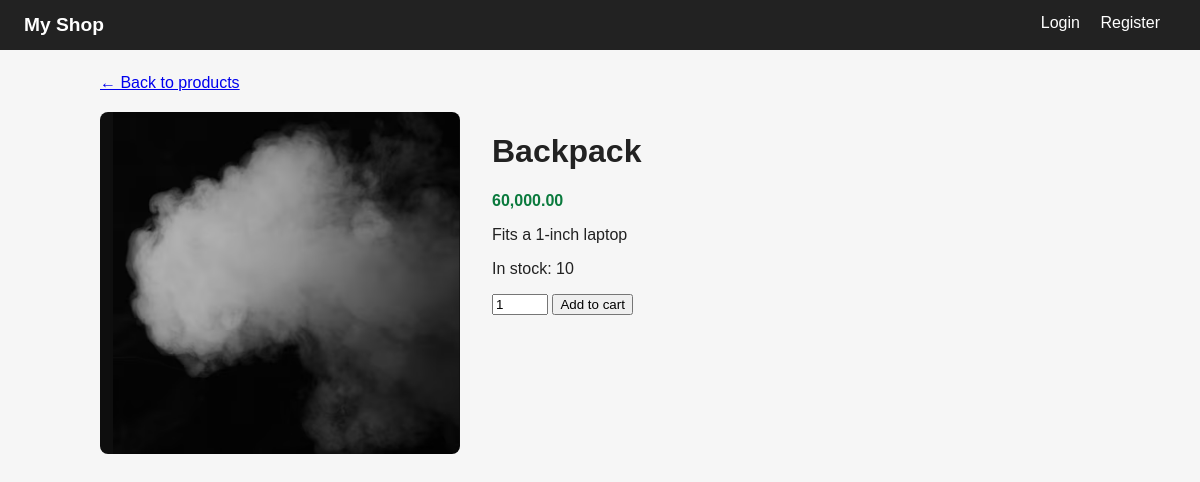
The app's page /products/3 with its own data.
### models.py (models this page shows)
class Product(SQLModel, table=True):
    id:Optional[int] = Field(default=None, primary_key=True)
    name:str
    description: str = ""
    price: float
    image: str = "placeholder.jpg"
    stock: int =10

### routers/products.py (the view)
@router.get ("/products/{product_id}")
def product_detail(
    product_id:int,
    request: Request,
    db: Session = Depends(get_db),
    user= Depends(get_optional_user),
    ):
    product = db.get(Product, product_id)
    if not product:
        raise HTTPException(status_code=404, detail="Product not found")
    return templates.TemplateResponse(
        request, "product_detail.html", {"product":product, "user": user}
    )

### templates/product_detail.html (shortened to what this page needs)
{% extends "base.html" %}
{% block content %}
<a href="/">&larr; Back to products</a>
<div class="detail">
  <img src="{{ url_for('static', path='images/' ~ product.image) }}" alt="{{ product.name }}">
  <div>
    <h1>{{ product.name }}</h1>
    <p class="price">{{ "{:,.2f}".format(product.price) }}</p>
    <p>{{ product.description }}</p>
    <p>In stock: {{ product.stock }}</p>
    {% if product.stock > 0 %}
    <form action="/cart/add/{{ product.id }}" method="post">
      <input type="number" name="quantity" value="1" min="1" max="{{ product.stock }}">
      <button type="submit">Add to cart</button>
    </form>
    {% else %}
    <p><strong>Out of stock</strong></p>
    {% endif %}
  </div>
</div>
{% endblock %}

### static/css/style.css (style rules this page uses)
body { font-family: Arial, sans-serif; margin: 0; background: #f6f6f6; color: #222; }
.price { font-weight: bold; color: #0a7a3d; }
.detail { display: flex; gap: 32px; margin-top: 20px; flex-wrap: wrap; }
.detail img { width: 360px; max-width: 100%; border-radius: 8px; }

### records on screen
Product: image (placeholder picture), name "Backpack", price "60,000.00", description "Fits a 1-inch laptop", stock "10"
